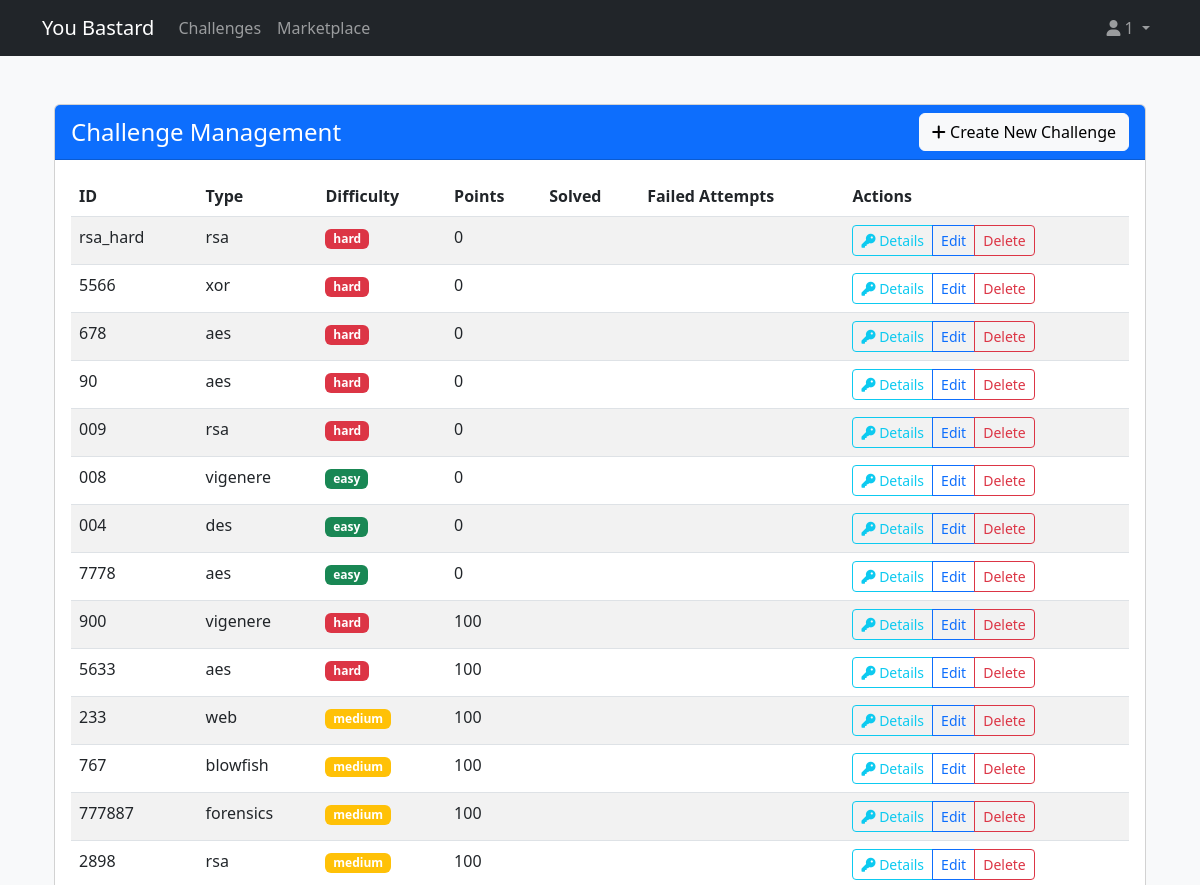
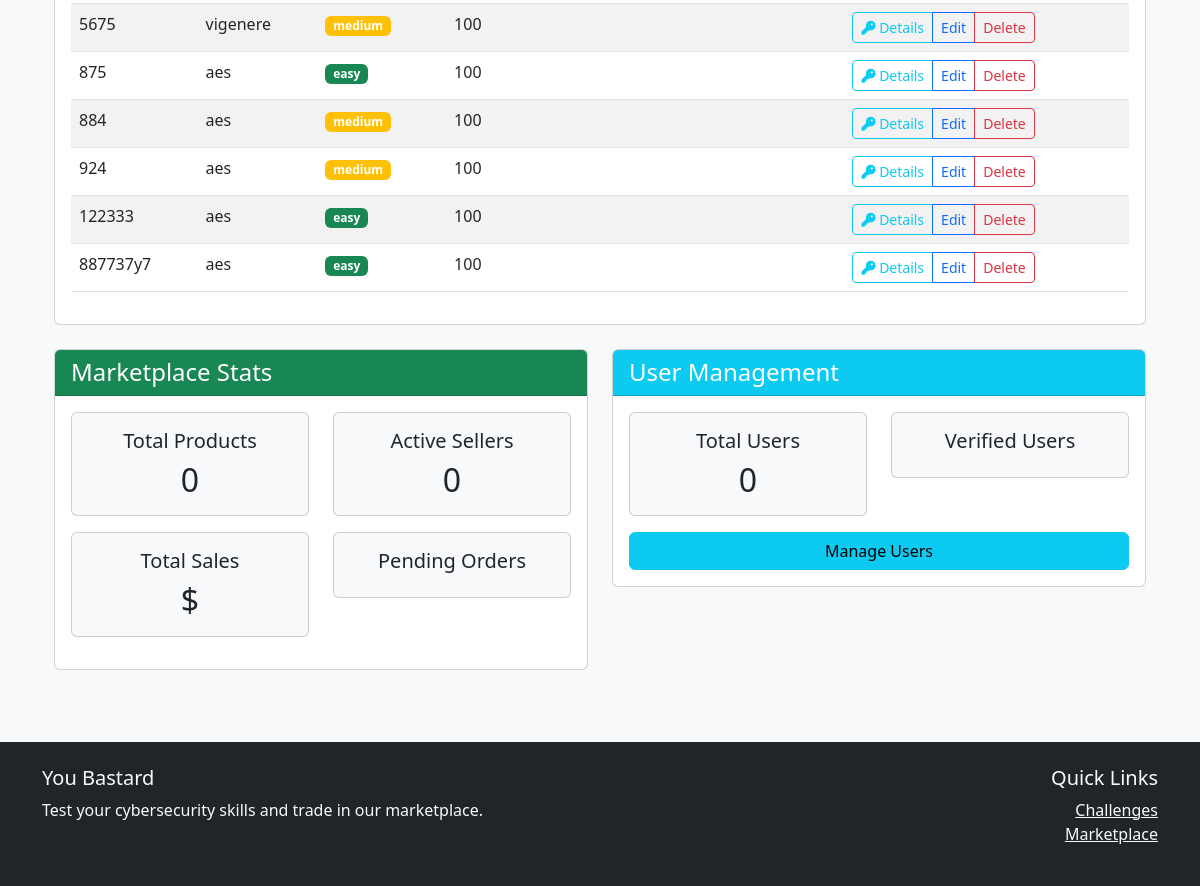
The app's page /admin/admin (signed in) with its own data (2 pictures, top to bottom).
### core/auth/models.py (models this page shows, shortened)
class User(Base, UserMixin):
    __tablename__ = 'users'
    id = Column(Integer, primary_key=True)
    username = Column(String(80), unique=True, nullable=False)
    password_hash = Column(String(120), nullable=False)
    email = Column(String(120), unique=True, nullable=True)
    email_verified = Column(Boolean, default=False)
    email_token = Column(String(100), unique=True)
    email_token_expiry = Column(DateTime)
    is_active = Column(Boolean, default=True)
    is_admin = Column(Boolean, default=False)
    created_at = Column(DateTime, default=datetime.utcnow)
    last_login = Column(DateTime)
    buyer_profile = relationship("Buyer", back_populates="user", uselist=False)
    seller_profile = relationship("Seller", back_populates="user", uselist=False)

### core/challenges/models.py (models this page shows, shortened)
class Challenge(Base):
    __tablename__ = 'challenges'
    id = Column(String(50), primary_key=True)
    type = Column(String(20), nullable=False)
    difficulty = Column(String(10), nullable=False)
    description = Column(Text, nullable=False)
    points = Column(String(10), nullable=False)
    hints = Column(JSON, nullable=False)
    encrypted_message = Column(Text, nullable=False)
    flag = Column(String(100), nullable=False)
    is_active = Column(Boolean, default=True)
    files = Column(JSON, nullable=True)
    def to_dict(self , exclude_flag = False):
        return {
            'id': self.id,
            'type': self.type,
            'difficulty': self.difficulty,
            'description': self.description,
            'points': self.points,
            'hints': self.hints,
            'encrypted_message': self.encrypted_message,
            'flag': self.flag,
            'is_active': self.is_active,
            'files': self.files or []
        }

### routes/admin.py (the view)
@admin_bp.route('/admin')
@login_required
@admin_required
def admin_dashboard():
    challenges = challenge_manager.get_all_challenges()
    return render_template('admin/dashboard.html', challenges=challenges)

### app.py (called while the page is built)
@login_manager.user_loader
def load_user(user_id):
    return User.query.filter_by(username=user_id).first()

@app.teardown_appcontext
def shutdown_session(exception=None):
    db_session.remove()

### core/auth/user_manager.py (called while the page is built)
    @staticmethod
    def is_admin():
        return current_user.is_authenticated and current_user.is_admin

### core/challenges/challenge_manager.py (called while the page is built)
    def get_all_challenges(self):
        challenges = db_session.query(Challenge).filter_by(is_active=True).all()
        return {c.id: c.to_dict(exclude_flag=True) for c in challenges}

### routes/admin.py (called while the page is built)
def admin_required(f):
    @wraps(f)
    def decorated_function(*args, **kwargs):
        if not UserManager.is_admin():
            flash('Admin access required.', 'error')
            return redirect(url_for('auth.login'))
        return f(*args, **kwargs)
    return decorated_function

### templates/admin/dashboard.html (shortened to what this page needs)
{% extends "base.html" %}
{% block content %}
<div class="container mt-5">
    <div class="row">
        <div class="col-lg-12 mb-4">
            <div class="card">
                <div class="card-header bg-primary text-white d-flex justify-content-between align-items-center">
                    <h4 class="mb-0">Challenge Management</h4>
                    <a href="{{ url_for('admin.create_challenge') }}" class="btn btn-light">
                        <i class="fas fa-plus"></i> Create New Challenge
                    </a>
                </div>
                <div class="card-body">
                    <div class="table-responsive">
                        <table class="table table-striped table-hover">
                            <thead>
                                <tr>
                                    <th>ID</th>
                                    <th>Type</th>
                                    <th>Difficulty</th>
                                    <th>Points</th>
                                    <th>Solved</th>
                                    <th>Failed Attempts</th>
                                    <th>Actions</th>
                                </tr>
                            </thead>
                            <tbody>
                                {% for id, challenge in challenges.items() %}
                                <tr>
                                    <td>{{ challenge.id }}</td>
                                    <td>{{ challenge.type }}</td>
                                    <td>
                                        <span class="badge bg-{% if challenge.difficulty == 'easy' %}success{% elif challenge.difficulty == 'medium' %}warning{% else %}danger{% endif %}">
                                            {{ challenge.difficulty }}
                                        </span>
                                    </td>
                                    <td>{{ challenge.points }}</td>
                                    <td>{{ challenge.solved_count }}</td>
                                    <td>{{ challenge.failed_attempts }}</td>
                                    <td>
                                        <div class="btn-group" role="group">
                                            <button type="button" class="btn btn-sm btn-outline-info" data-bs-toggle="modal" data-bs-target="#detailsModal{{ challenge.id }}">
                                                <i class="fas fa-key"></i> Details
                                            </button>
                                            <a href="{{ url_for('admin.edit_challenge', challenge_id=challenge.id) }}" class="btn btn-sm btn-outline-primary">Edit</a>
                                            <button type="button" class="btn btn-sm btn-outline-danger" data-bs-toggle="modal" data-bs-target="#deleteModal{{ challenge.id }}">Delete</button>
                                        </div>
                                    </td>
                                </tr>
                                {% endfor %}
                            </tbody>
                        </table>
                    </div>
                </div>
            </div>
        </div>
        <div class="col-lg-6 mb-4">
            <div class="card">
                <div class="card-header bg-success text-white">
                    <h4 class="mb-0">Marketplace Stats</h4>
                </div>
                <div class="card-body">
                    <div class="row">
                        <div class="col-md-6 mb-3">
                            <div class="card bg-light">
                                <div class="card-body text-center">
                                    <h5 class="card-title">Total Products</h5>
                                    <h2 class="mb-0">{{ products|length }}</h2>
                                </div>
                            </div>
                        </div>
                        <div class="col-md-6 mb-3">
                            <div class="card bg-light">
                                <div class="card-body text-center">
                                    <h5 class="card-title">Active Sellers</h5>
                                    <h2 class="mb-0">{{ sellers|length }}</h2>
                                </div>
                            </div>
                        </div>
                        <div class="col-md-6 mb-3">
                            <div class="card bg-light">
                                <div class="card-body text-center">
                                    <h5 class="card-title">Total Sales</h5>
                                    <h2 class="mb-0">${{ total_sales }}</h2>
                                </div>
                            </div>
                        </div>
                        <div class="col-md-6">
                            <div class="card bg-light">
                                <div class="card-body text-center">
                                    <h5 class="card-title">Pending Orders</h5>
                                </div>
                            </div>
                        </div>
                    </div>
                </div>
            </div>
        </div>
        <div class="col-lg-6 mb-4">
            <div class="card">
                <div class="card-header bg-info text-white">
                    <h4 class="mb-0">User Management</h4>
                </div>
                <div class="card-body">
                    <div class="row">
                        <div class="col-md-6 mb-3">
                            <div class="card bg-light">
                                <div class="card-body text-center">
                                    <h5 class="card-title">Total Users</h5>
                                    <h2 class="mb-0">{{ users|length }}</h2>
                                </div>
                            </div>
                        </div>
                        <div class="col-md-6 mb-3">
                            <div class="card bg-light">
                                <div class="card-body text-center">
                                    <h5 class="card-title">Verified Users</h5>
                                </div>
                            </div>
                        </div>
                        <div class="col-12">
                            <a href="{{ url_for('admin.user_management') }}" class="btn btn-info w-100">
                                Manage Users
                            </a>
                        </div>
                    </div>
                </div>
            </div>
        </div>
    </div>
</div>
{% endblock %}

### templates/base.html (shortened to what this page needs)
<!DOCTYPE html>
<html lang="en">
<head>
    <link href="https://cdn.jsdelivr.net/npm/bootstrap@5.3.0/dist/css/bootstrap.min.css" rel="stylesheet">
    <link href="https://cdnjs.cloudflare.com/ajax/libs/font-awesome/6.0.0/css/all.min.css" rel="stylesheet">
</head>
<body class="bg-light">
    <nav class="navbar navbar-expand-lg navbar-dark bg-dark">
        <div class="container">
            <a class="navbar-brand" href="{{ url_for('index') }}">You Bastard</a>
            <div class="collapse navbar-collapse" id="navbarNav">
                <ul class="navbar-nav me-auto">
                    <li class="nav-item">
                        <a class="nav-link" href="{{ url_for('list_challenges') }}">Challenges</a>
                    </li>
                    <li class="nav-item">
                        <a class="nav-link" href="{{ url_for('marketplace.index') }}">Marketplace</a>
                    </li>
                </ul>
                <ul class="navbar-nav">
                    {% if current_user.is_authenticated %}
                    <li class="nav-item dropdown">
                        <a class="nav-link dropdown-toggle" href="#" id="userDropdown" role="button" data-bs-toggle="dropdown">
                            <i class="fas fa-user"></i> {{ current_user.id }}
                        </a>
                    </li>
                    {% endif %}
                </ul>
            </div>
        </div>
    </nav>
    <main class="container my-4">
        {% block content %}{% endblock %}
    </main>
    <footer class="bg-dark text-light py-4 mt-5">
        <div class="container">
            <div class="row">
                <div class="col-md-6">
                    <h5>You Bastard</h5>
                    <p>Test your cybersecurity skills and trade in our marketplace.</p>
                </div>
                <div class="col-md-6 text-md-end">
                    <h5>Quick Links</h5>
                    <ul class="list-unstyled">
                        <li><a href="{{ url_for('list_challenges') }}" class="text-light">Challenges</a></li>
                        <li><a href="{{ url_for('marketplace.index') }}" class="text-light">Marketplace</a></li>
                    </ul>
                </div>
            </div>
        </div>
    </footer>
</body>
</html>

### records on screen
User: id "1"
Challenge: id "rsa_hard", type "rsa", difficulty "hard", points "0"
Challenge: id "5566", type "xor", difficulty "hard", points "0"
Challenge: id "678", type "aes", difficulty "hard", points "0"
Challenge: id "90", type "aes", difficulty "hard", points "0"
Challenge: id "009", type "rsa", difficulty "hard", points "0"
Challenge: id "008", type "vigenere", difficulty "easy", points "0"
Challenge: id "004", type "des", difficulty "easy", points "0"
Challenge: id "7778", type "aes", difficulty "easy", points "0"
Challenge: id "900", type "vigenere", difficulty "hard", points "100"
Challenge: id "5633", type "aes", difficulty "hard", points "100"
Challenge: id "233", type "web", difficulty "medium", points "100"
Challenge: id "767", type "blowfish", difficulty "medium", points "100"
Challenge: id "777887", type "forensics", difficulty "medium", points "100"
Challenge: id "2898", type "rsa", difficulty "medium", points "100"
Challenge: id "5675", type "vigenere", difficulty "medium", points "100"
Challenge: id "875", type "aes", difficulty "easy", points "100"
Challenge: id "884", type "aes", difficulty "medium", points "100"
Challenge: id "924", type "aes", difficulty "medium", points "100"
Challenge: id "122333", type "aes", difficulty "easy", points "100"
Challenge: id "887737y7", type "aes", difficulty "easy", points "100"

### other values on screen
{{ products|length }} "0"
{{ sellers|length }} "0"
{{ users|length }} "0"
